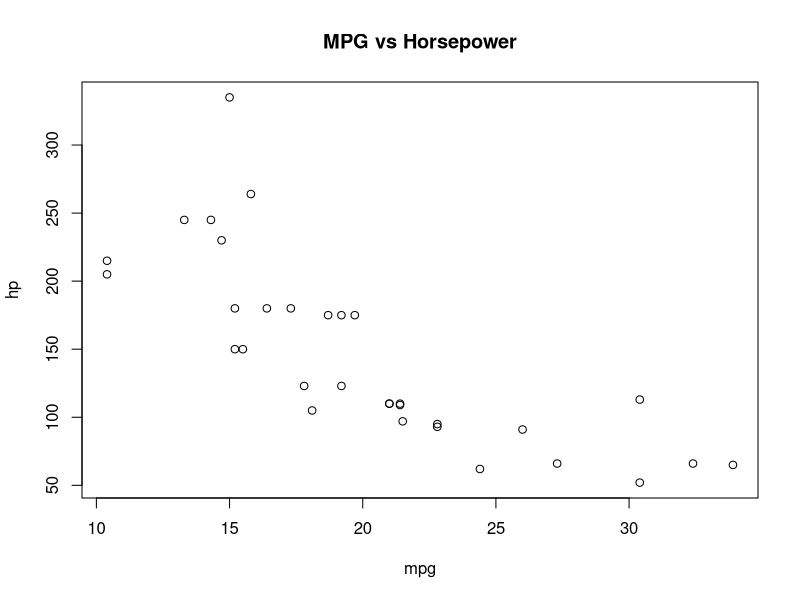

This figure's R source:
# assignment7.R

rm(list = ls())
cat("Starting Assignment 7\n")

# 1. Data loading and inspection
data("mtcars")
cat("\n=== head(mtcars) ===\n")
print(head(mtcars))
cat("\n=== str(mtcars) ===\n")
str(mtcars)

# 2. Generic functions on base objects
cat("\n=== print(mtcars) ===\n")
print(mtcars)
cat("\n=== summary(mtcars) ===\n")
print(summary(mtcars))

cat("\n=== plot mpg vs hp ===\n")
plot(mtcars$mpg, mtcars$hp,
     main = "MPG vs Horsepower",
     xlab = "mpg",
     ylab = "hp")

# Inspect class system and underlying types
cat("\n=== class, typeof, isS4 ===\n")
print(class(mtcars))
print(typeof(mtcars))
print(isS4(mtcars))

# 3. S3 example
s3_obj <- list(name = "Myself", age = 29, GPA = 3.5)
class(s3_obj) <- "student_s3"

print.student_s3 <- function(x, ...) {
  cat("Name:", x$name, "\nAge:", x$age, "\nGPA:", x$GPA, "\n")
}

summary.student_s3 <- function(object, ...) {
  list(name = object$name, is_adult = object$age >= 18, GPA = object$GPA)
}

cat("\n=== S3 dispatch: print ===\n")
print(s3_obj)
cat("\n=== S3 dispatch: summary ===\n")
print(summary(s3_obj))

cat("\n=== S3 no method example: plot ===\n")
tryCatch(
  {
    plot(s3_obj)
  },
  error = function(e) {
    cat("As expected, no plot method for class 'student_s3'. Reason:", conditionMessage(e), "\n")
  }
)

# 4. S4 example
library(methods)

# Clean up any previous definitions
if (methods::isGeneric("studentInfo")) {
  suppressWarnings(methods::removeGeneric("studentInfo"))
}
if ("student_s4" %in% methods::getClasses()) {
  suppressWarnings(methods::removeMethods("show", "student_s4"))
  suppressWarnings(methods::removeClass("student_s4"))
}

# Define S4 class
setClass("student_s4",
         slots = c(name = "character",
                   age = "numeric",
                   GPA = "numeric"))

# Create S4 object
s4_obj <- new("student_s4", name = "Myself", age = 29, GPA = 3.5)

# Custom show for S4
setMethod("show", "student_s4", function(object) {
  cat("Name:", object@name,
      "\nAge:", object@age,
      "\nGPA:", object@GPA, "\n")
})

# Define the generic every time
setGeneric("studentInfo", function(object) standardGeneric("studentInfo"))

# Add method
setMethod("studentInfo", "student_s4", function(object) {
  list(name = object@name, is_adult = object@age >= 18, GPA = object@GPA)
})

# Tests
cat("\n=== S4 dispatch: show ===\n")
print(s4_obj)
cat("\n=== S4 dispatch: studentInfo ===\n")
print(studentInfo(s4_obj))

# Introspection helpers
cat("\n=== Introspection on S4 object ===\n")
print(isS4(s4_obj))
print(class(s4_obj))
print(typeof(s4_obj))
showMethods("show")
showMethods("studentInfo")

cat("\nAll sections ran successfully\n")

